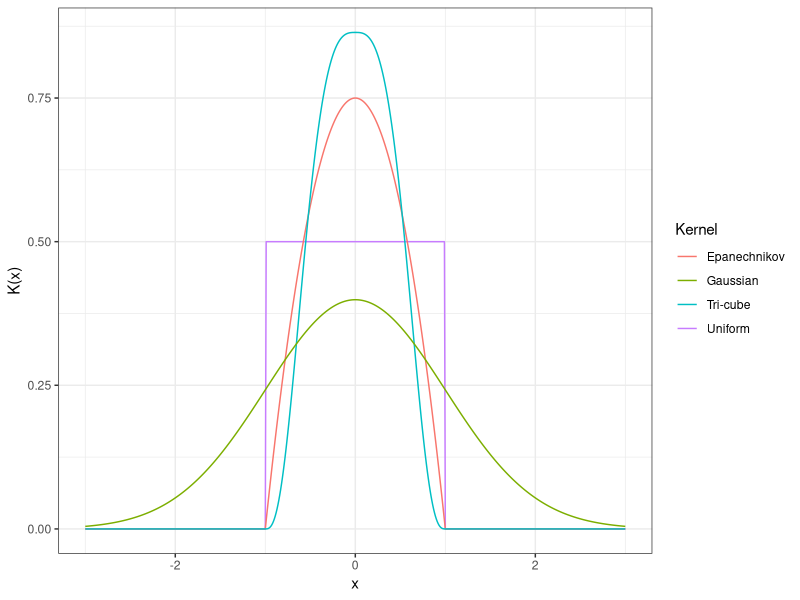
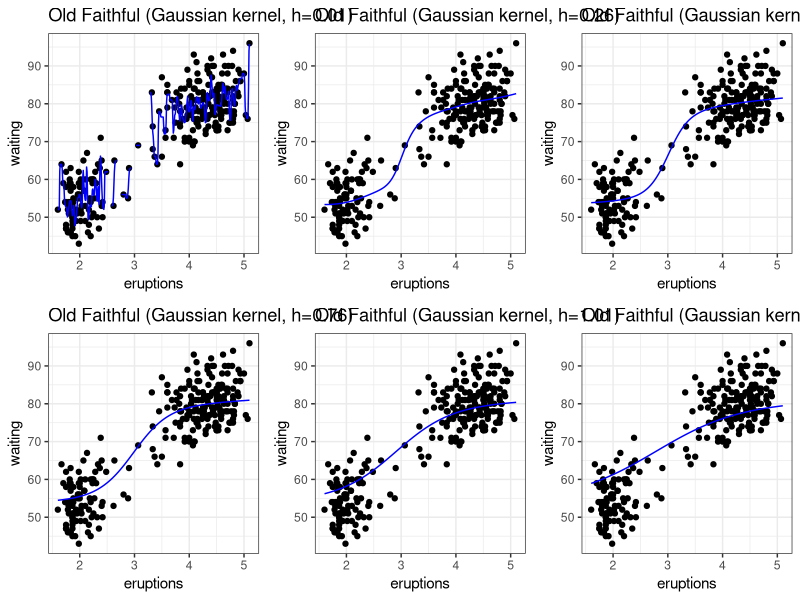
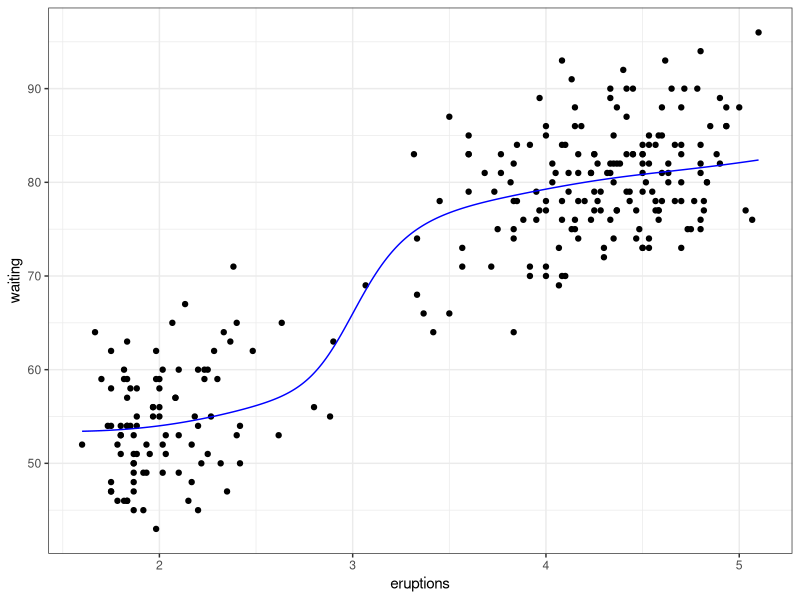

The R script that drew these images, in order:
## Kernel smoothing functions
library(ggplot2)
library(KernSmooth)

## kernel  example:

x <- seq(-3,3,by=0.01)
db <- data.frame(
  x = x,
  f1 = 0.5*as.numeric(abs(x)<1),
  f2 = pmax(0, 0.75*(1-x^2)),
  f3 = dnorm(x),
  f4 = pmax(0, (1-abs(x)^3)^3/1.157143))
ggplot(db, aes(x=x)) +
  geom_line(aes(y=f1,col='Uniform')) +
  geom_line(aes(y=f2,col="Epanechnikov")) +
  geom_line(aes(y=f4,col="Tri-cube")) +
  geom_line(aes(y=f3,col="Gaussian")) +
  guides(col=guide_legend(title="Kernel")) +
  ylab("K(x)")+theme_bw()


## effect of bandwidth
h <- seq(0.01,2,by=0.25)
smr <- as.data.frame(matrix(NA,nrow=NROW(faithful), ncol=length(h)))
est_plot<-list()
for(i in seq_along(h))
{

  smr <- locpoly(faithful$eruptions, faithful$waiting, degree=0,
                 bandwidth=h[i])
  est_plot[[i]]<-ggplot(faithful) +
          geom_point(aes(x=eruptions,y=waiting)) +
          ggtitle(paste("Old Faithful (Gaussian kernel, h=",h[i],")", sep="")) +
          geom_line(data=as.data.frame(smr), aes(x=x, y=y), col='blue')+theme_bw()
  
  
}
library(egg)
ggarrange(est_plot[[1]],
          est_plot[[2]],
          est_plot[[3]],
          est_plot[[4]],
          est_plot[[5]],
          est_plot[[6]],
          ncol = 3, nrow = 2)

library(KernSmooth)
## fit Kernel estimator to estimate probability density function 
fit <- locpoly(faithful$eruptions, 
               faithful$waiting, 
               degree=0, bandwidth=0.3)

ggplot(faithful) + 
  geom_point(aes(x=eruptions,y=waiting)) + 
  geom_line(data=data.frame(fit), aes(x=x,y=y), 
            col='blue')+theme_bw()
